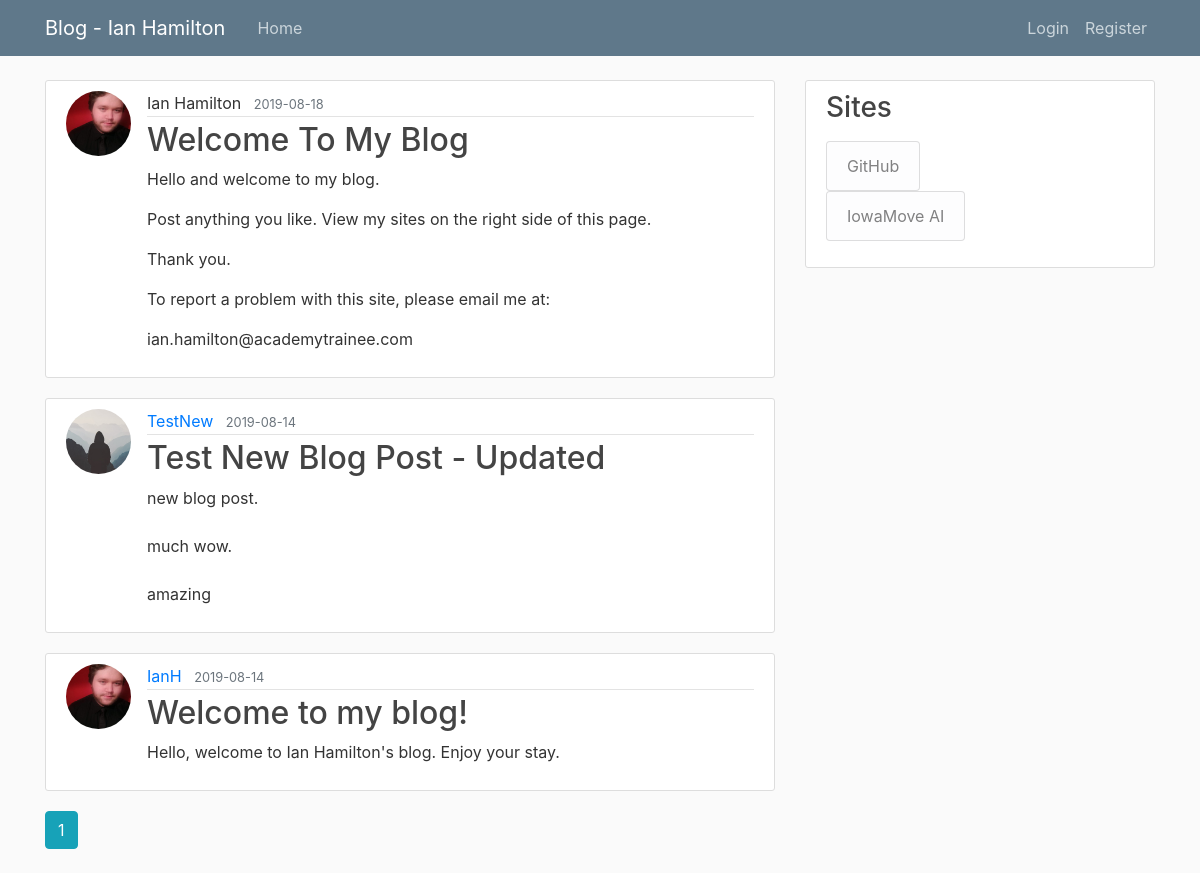
The app's page /home, older data.
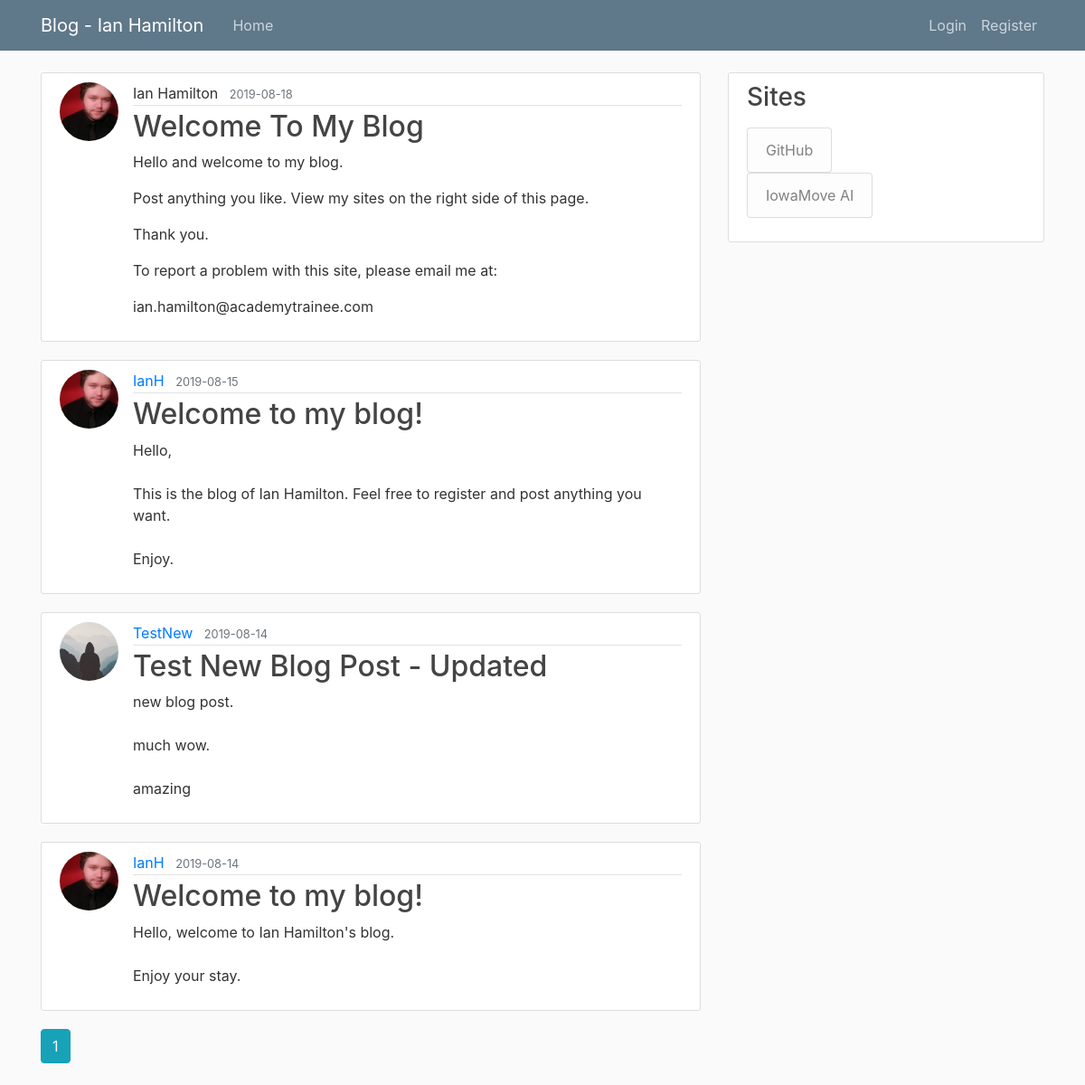
The same page, newer data.
### application/models.py (models this page shows, shortened)
class Posts(db.Model):
	id = db.Column(db.Integer, primary_key=True)
	title = db.Column(db.String(100), nullable=False)
	date_posted = db.Column(db.DateTime, nullable=False, default=datetime.utcnow)
	content = db.Column(db.Text, nullable=False)
	user_id = db.Column(db.Integer, db.ForeignKey('users.id'), nullable=False)

class Users(db.Model, UserMixin):
	id = db.Column(db.Integer, primary_key=True)
	username = db.Column(db.String(20), unique=True, nullable=False)
	email = db.Column(db.String(120), unique=True, nullable=False)
	image_file = db.Column(db.String(20), nullable=False, default='default.jpg')
	password = db.Column(db.String(60), nullable=False)
	posts = db.relationship('Posts', backref='author', lazy=True)

### application/main/routes.py (the view)
@main.route('/')
@main.route('/home')
def home():
	page = request.args.get('page', 1, type=int)
	postData = Posts.query.order_by(Posts.date_posted.desc()).paginate(page=page, per_page=NUM_POSTS_PER_PAGE)
	return render_template('home.html', posts=postData)

### application/templates/home.html
{% extends "layout.html" %}
{% block body_content %}
		<article class="media content-section">
			<img class="rounded-circle article-img" src="{{ url_for('static', filename='profile_pics/' + 'c2390a61f07c45c9.png') }}">
		  <div class="media-body">
		    <div class="article-metadata">
		      <a class="mr-2">Ian Hamilton</a>
		      <small class="text-muted">2019-08-18</small>
		    </div>
		    <h2><a class="article-title">Welcome To My Blog</a></h2>
		    <p class="article-content">Hello and welcome to my blog.</p>
		    <p class="article-content">Post anything you like. View my sites on the right side of this page. </p>
		    <p class="article-content">Thank you.</p>
		    <p class="article-content">To report a problem with this site, please email me at:</p>
		    <p class="article-content">ian.hamilton@academytrainee.com</p>
		  </div>
		</article>
	{% for post in posts.items %}
		<article class="media content-section">
			<img class="rounded-circle article-img" src="{{ url_for('static', filename='profile_pics/' + post.author.image_file) }}">
		  <div class="media-body">
		    <div class="article-metadata">
		      <a class="mr-2" href="{{ url_for('users.user_posts', username=post.author.username) }}">{{ post.author.username }}</a>
		      <small class="text-muted">{{ post.date_posted.strftime('%Y-%m-%d') }}</small>
		    </div>
		    <h2><a class="article-title" href="{{ url_for('posts.post', post_id=post.id) }}">{{ post.title }}</a></h2>
		    <p class="article-content">{{ post.content }}</p>
		  </div>
		</article>
	{% endfor %}
	{% for page_num in posts.iter_pages(left_edge=1, right_edge=1, left_current=1, right_current=2) %}
		{% if page_num %}
			{% if posts.page == page_num %}
				<a class="btn btn-info mb-4" href="{{ url_for('main.home', page=page_num) }}">{{ page_num }}</a>
			{% else %}
				<a class="btn btn-outline-info mb-4" href="{{ url_for('main.home', page=page_num) }}">{{ page_num }}</a>
			{% endif %}
		{% else %}
			...
		{% endif %}
	{% endfor %}
{% endblock body_content %}

Row changes from the older to the newer data that the page shows:
added Posts: image_file (picture), author.username "IanH", date_posted "2019-08-15", title "Welcome to my blog!", content "Hello, This is the blog of Ian Hamilton. Feel free to register and post anything you want. Enjoy."
